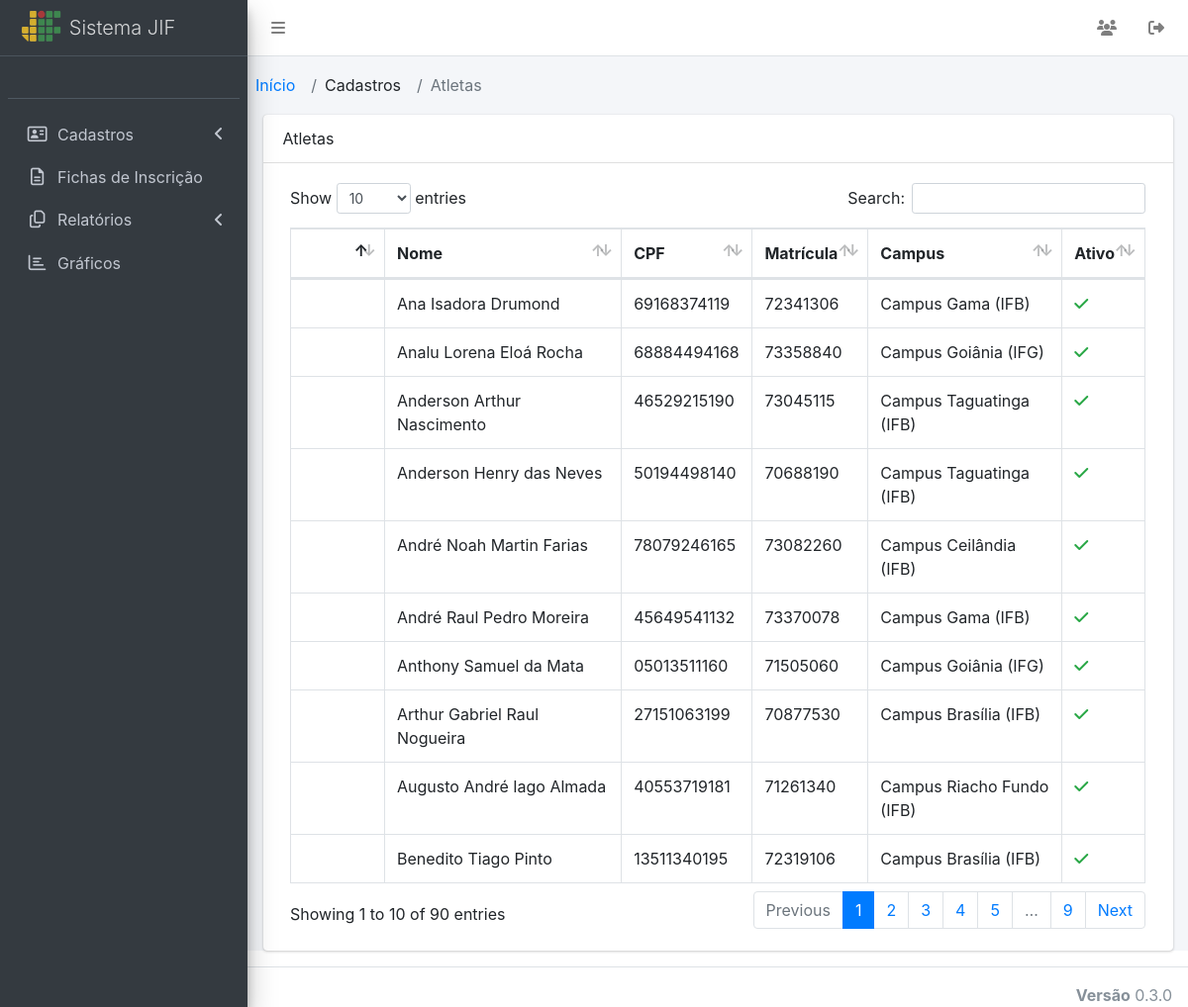
Page /atleta/ on the committed database.
### jif/models.py (models this page shows, shortened)
class Base(models.Model):
    data_hora_cadastro = models.DateTimeField('Data do Cadastro', auto_now_add=True)
    data_hora_ultima_alteracao = models.DateTimeField('Data da Última Alteração', auto_now=True)
    ativo = models.BooleanField('Ativo', default=True)
    class Meta:
        abstract = True

class Atleta(Base):
    campus = models.ForeignKey(Campus, on_delete=models.CASCADE, verbose_name='Campus')
    nome = models.CharField(max_length=100)
    foto = StdImageField(upload_to='atletas', variations={'thumb': (124, 124)},
                         blank=True)  # TODO Aperfeiçoar parâmetros: https://pypi.org/project/django-stdimage/
    cpf = models.CharField('CPF', max_length=11, unique=True)
    rg = models.CharField('RG', max_length=50, unique=True)
    matricula = models.CharField('Matrícula', max_length=20, unique=True)
    genero = models.CharField('Gênero', max_length=1, choices=[['M', 'Masculino'], ['F', 'Femenino']])
    data_nascimento = models.DateField('Data de Nascimento', blank=False, null=False)
    tipo_sanguineo = models.CharField('Tipo Sanguíneo', max_length=3, blank=True)
    plano_saude = models.CharField('Plano de Saúde', max_length=200, blank=True)
    numero_carteira_sus = models.CharField('Nº Carteira do SUS', max_length=20, blank=True)
    medicamento_controlado = models.TextField('Medicamento Controlado', blank=True)
    alergia = models.TextField(blank=True)
    class Meta:
        verbose_name = 'Atleta'
        verbose_name_plural = 'Atletas'
    def get_verbose_name_plural(self):
        return self._meta.verbose_name_plural

class Campus(Base):
    nome = models.CharField(max_length=100)
    instituto = models.ForeignKey(Instituto, on_delete=models.CASCADE, verbose_name='Instituto')
    class Meta:
        unique_together = ['nome', 'instituto']
        verbose_name = 'Campus'
        verbose_name_plural = 'Campi'
    def __str__(self):
        return f"{self.nome} ({self.instituto.sigla})"

class Instituto(Base):
    nome = models.CharField(max_length=100, unique=True)
    sigla = models.CharField(max_length=10, unique=True)
    class Meta:
        verbose_name = 'Instituto'
        verbose_name_plural = 'Institutos'

### jif/views/atleta_views.py (the view)
# urls.py: path('atleta/', AtletaView.as_view(), name='atleta_list'),
class AtletaView(View):
    def get(self, request, *args, **kwargs):
        atleta = Atleta
        atletas = atleta.objects.all().order_by('nome')
        context = {
            'atleta': atleta,
            'atletas': atletas,
        }
        return render(request, 'jif/atleta/list.html', context)

### jif/templates/jif/atleta/list.html (shortened to what this page needs)
{% extends 'base.html' %}
{% block nav_sidebar %}
    {% include 'jif/menu.html' %}
{% endblock %}
{% block breadcrumbs %}
    <ol class="breadcrumb">
        <li class="breadcrumb-item"><a href="{% url 'index' %}">Início</a></li>
        <li class="breadcrumb-item">Cadastros</li>
        <li class="breadcrumb-item active">{{atleta.get_verbose_name_plural}}</li>
    </ol>
{% endblock %}
{% block content %}
    <div class="card mb-3">
        <div class="card-header">
            {{atleta.get_verbose_name_plural}}
        </div>
        <div class="card-body">
            <table class="table table-bordered" id="dataTable" width="100%" cellspacing="0">
                <thead>
                    <tr>
                        <th></th>
                        <th>Nome</th>
                        <th>CPF</th>
                        <th>Matrícula</th>
                        <th>Campus</th>
                        <th>Ativo</th>
                    </tr>
                </thead>
                <tbody>
                    {% for item in atletas %}
                    <tr class="row1">
                        <td style="width:70px">
                        </td>
                        <td>
                            <span>{{item.nome}}</span>
                        </td>
                        <td>
                            <span>{{item.cpf}}</span>
                        </td>
                        <td>
                            <span>{{item.matricula}}</span>
                        </td>
                        <td>
                            <span>{{item.campus}}</span>
                        </td>
                        <td>
                            {% if item.ativo %}
                            <i class="fa fa-check text-success" title="Sim"></i>
                            {% else %}
                            <i class="fa fa fa-remove text-danger" title="Não"></i>
                            {% endif %}
                        </td>
                    </tr>
                    {% endfor %}
                </tbody>
            </table>
        </div>
    </div>
{% endblock %}

### rows in the picture
Atleta: nome "Ana Isadora Drumond", cpf "69168374119", matricula "72341306", campus "Campus Gama (IFB)", ativo True (drawn)
Atleta: nome "Analu Lorena Eloá Rocha", cpf "68884494168", matricula "73358840", campus "Campus Goiânia (IFG)", ativo True (drawn)
Atleta: nome "Anderson Arthur Nascimento", cpf "46529215190", matricula "73045115", campus "Campus Taguatinga (IFB)", ativo True (drawn)
Atleta: nome "Anderson Henry das Neves", cpf "50194498140", matricula "70688190", campus "Campus Taguatinga (IFB)", ativo True (drawn)
Atleta: nome "André Noah Martin Farias", cpf "78079246165", matricula "73082260", campus "Campus Ceilândia (IFB)", ativo True (drawn)
Atleta: nome "André Raul Pedro Moreira", cpf "45649541132", matricula "73370078", campus "Campus Gama (IFB)", ativo True (drawn)
Atleta: nome "Anthony Samuel da Mata", cpf "05013511160", matricula "71505060", campus "Campus Goiânia (IFG)", ativo True (drawn)
Atleta: nome "Arthur Gabriel Raul Nogueira", cpf "27151063199", matricula "70877530", campus "Campus Brasília (IFB)", ativo True (drawn)
Atleta: nome "Augusto André Iago Almada", cpf "40553719181", matricula "71261340", campus "Campus Riacho Fundo (IFB)", ativo True (drawn)
Atleta: nome "Benedito Tiago Pinto", cpf "13511340195", matricula "72319106", campus "Campus Brasília (IFB)", ativo True (drawn)

### other values in the picture
{{ atleta.get_verbose_name_plural }} "Atletas"
